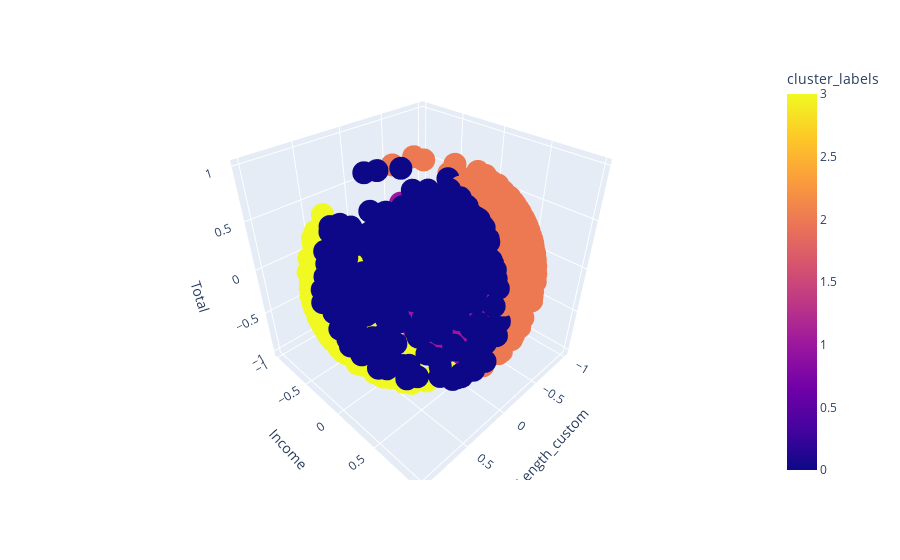

The notebook cell saved with this chart:
### Code cell
# Interactive plot showing the clusters
fig = px.scatter_3d(norm, x = 'Length_custom', y = 'Income', 
                    z = 'Total', color = 'cluster_labels')

fig.show()

### Figure 1 — Plotly figure (JSON) as saved in the notebook; plotly's stock layout.template omitted (floating-point values rounded to 4 significant figures; data arrays with more than 128 entries replaced by an {"elided": "..."} marker saying what was removed)
{"data": [{"hovertemplate": "Length_custom=%{x}<br>Income=%{y}<br>Total=%{z}<br>cluster_labels=%{marker.color}<extra></extra>", "legendgroup": "", "marker": {"color": {"elided": "2216 int values"}, "coloraxis": "coloraxis", "symbol": "circle"}, "mode": "markers", "name": "", "scene": "scene", "showlegend": false, "type": "scatter3d", "x": {"elided": "2216 float values"}, "y": {"elided": "2216 float values"}, "z": {"elided": "2216 float values"}}], "layout": {"coloraxis": {"colorbar": {"title": {"text": "cluster_labels"}}, "colorscale": [[0, "#0d0887"], [0.1111, "#46039f"], [0.2222, "#7201a8"], [0.3333, "#9c179e"], [0.4444, "#bd3786"], [0.5556, "#d8576b"], [0.6667, "#ed7953"], [0.7778, "#fb9f3a"], [0.8889, "#fdca26"], [1, "#f0f921"]]}, "legend": {"tracegroupgap": 0}, "margin": {"t": 60}, "scene": {"domain": {"x": [0, 1], "y": [0, 1]}, "xaxis": {"title": {"text": "Length_custom"}}, "yaxis": {"title": {"text": "Income"}}, "zaxis": {"title": {"text": "Total"}}}}}
